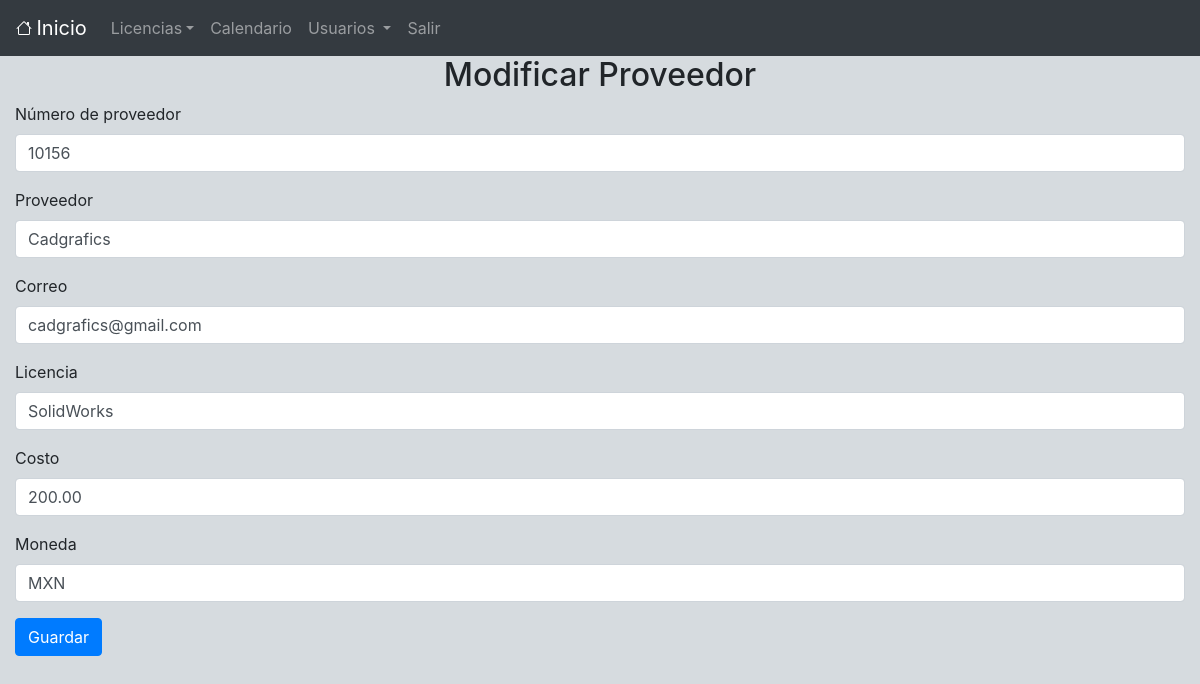
The app's page /proveedor/proveedor.php?action=form&id_proveedor=1 with its own data.
### tables this page shows
CREATE TABLE `proveedor` (
  `id_proveedor` int NOT NULL,
  `num_proveedor` int DEFAULT NULL,
  `proveedor` varchar(100) DEFAULT NULL,
  `correo` varchar(100) DEFAULT NULL,
  `licencia` varchar(100) NOT NULL,
  `costo` decimal(10,2) DEFAULT NULL,
  `moneda` varchar(5) DEFAULT NULL
);

### class/proveedor.class.php (called while the page is built, shortened)
<?php
require_once("database.class.php");
class Proveedor extends Database{
  var $id_proveedor;
  function getIdProveedor(){return $this->id_proveedor;}
  function setIdProveedor($id_proveedor){$this->id_proveedor=$id_proveedor;}
  function readOneProveedor()
  {
    if ($stmt = $this->conn->prepare("SELECT * from proveedor where id_proveedor = ?"))
    {
      $id_proveedor=$this->getIdProveedor();
      $stmt->bindParam(1, $id_proveedor);
      $stmt->execute();
      $datos = $stmt->fetchAll();
      return $datos[0];
    }
  }
}
$proveedor = new Proveedor;
?>

### class/database.class.php (called while the page is built, shortened)
<?php
class Database{
  function connect()
  {
    $this->host = "localhost";
    $this->db_name ="licenseas";
    $this->user = "proyecto";
    $this->password = "proyecto123";
    $this->conn = new PDO('mysql:host='.$this->host.';dbname='.$this->db_name, $this->user, $this->password);
  }
}
?>

### proveedor/view/form.php (the view, shortened to what this page needs)
<?php include("../view/header.php"); ?>
<h2 align="center"><?php echo is_numeric($id_proveedor)? "Modificar ":"Agregar "?>Proveedor</h2>
<div class = "container-fluid">
  <div class = "row">
    <div class = "col col-lg-12">
      <form action = "<?php echo $script; ?>" method = "POST" enctype="multipart/form-data">
       <div class="form-group">
        <label for="exampleInputPassword1">Número de proveedor</label>
        <input name = "num_proveedor" value ="<?php echo $data ["num_proveedor"]; ?>"type="int" class="form-control" id="exampleInputPassword1" placeholder= "Número de proveedor">
      </div>
      <div class="form-group">
        <label for="exampleInputPassword1">Proveedor</label>
        <input name = "proveedor" value ="<?php echo $data ["proveedor"]; ?>"type="text" class="form-control" id="exampleInputPassword1" placeholder= "Proveedor">
      </div>
      <div class="form-group">
        <label for="exampleInputPassword1">Correo</label>
        <input name = "correo" value ="<?php echo $data ["correo"]; ?>"type="text" class="form-control" id="exampleInputPassword1" placeholder= "Correo">
      </div>
      <div class="form-group">
        <label for="exampleInputPassword1">Licencia</label>
        <input name = "licencia" value ="<?php echo $data ["licencia"]; ?>"type="text" class="form-control" id="exampleInputPassword1" placeholder= "Licencia">
      </div>
      <div class="form-group">
        <label for="exampleInputPassword1">Costo</label>
        <input name = "costo" value ="<?php echo $data ["costo"]; ?>"type="decimal" class="form-control" id="exampleInputPassword1" placeholder= "Costo">
      </div>
      <div class="form-group">
        <label for="exampleInputPassword1">Moneda</label>
        <input name = "moneda" value ="<?php echo $data ["moneda"]; ?>"type="text" class="form-control" id="exampleInputPassword1" placeholder= "Moneda">
      </div>
      <button type="submit" class="btn btn-primary">Guardar</button>
    </form>
  </div>
</div>
</div>
<?php include("../view/footer.php");?>

### records on screen
proveedor: num_proveedor "10156", proveedor "Cadgrafics", correo "cadgrafics@gmail.com", licencia "SolidWorks", costo "200.00", moneda "MXN"
